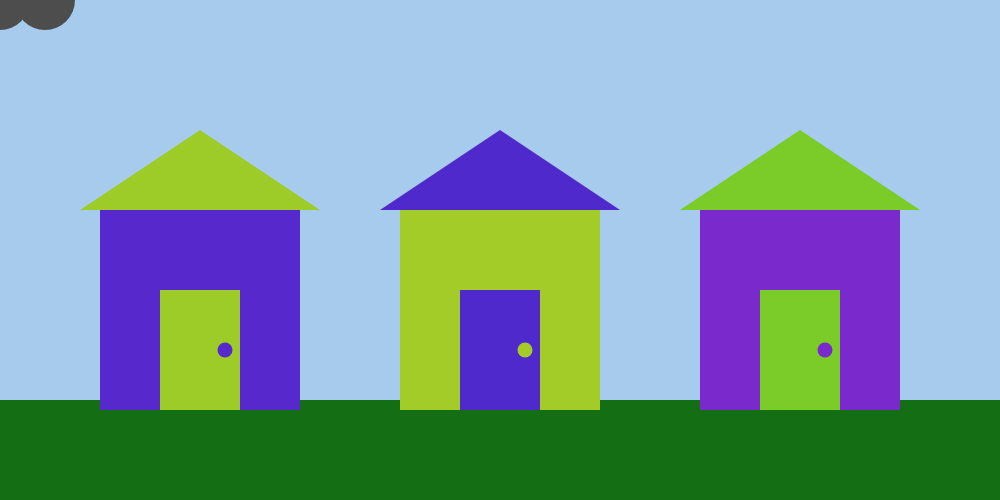
Frame 1 (no input)
Frame 60 (no input): identical to frame 1, image omitted
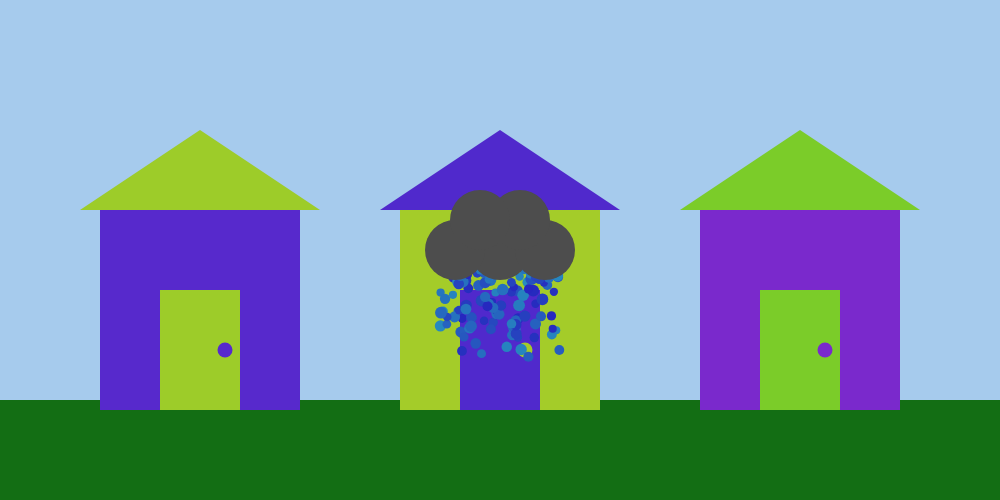
Frame 120 (the mouse pressed at the canvas centre since frame 60)

The p5.js sketch that drew these frames (run headless with seeded random() and noise() and a simulated clock; from frame 60 on, the mouse is pressed at the canvas centre):

// p5.js sketch
// ── sketch.js
let houses = [];
let rain = [];
let cloud;
let gravity = 0.05;

function setup() {
    createCanvas(1000,500);
    colorMode(HSB);
    noStroke();

    for (let i = 100; i <= 700; i=i+300) {
        houses.push(new House(i, 200));
    }
    cloud = new Cloud()
}

function draw() {
    if (mouseIsPressed) {
        mousePressed();
    }
    background(209,30,93);

    fill(121,83,43)
    rect(0, 400, 1000, 100);
    houses.forEach(element => element.update());
    rain.forEach(element => element.update());
    cloud.update();

    for (let i = 0; i < rain.length; i++) {
        if (rain[i].position.y > height) {
            rain.splice(i,1);
        }
    }
}

function mousePressed() {
    for(let i = 0; i < 3; i++) {
        rain.push(new Raindrop(random(mouseX-60, mouseX+60), random(mouseY-20, mouseY+20)));
    }
    return false;
}

class House {
    constructor(x, y) {
        this.position = createVector(x,y);
        this.hue = random(360)
    }

    update() {
        fill(this.hue, 80, 80);
        rect(this.position.x, this.position.y+10, 200, 200);
        fill((this.hue+180)%360, 80, 80);
        triangle(this.position.x-20, this.position.y+10, this.position.x+220,this.position.y+10, this.position.x+100, this.position.y-70);
        fill((this.hue+180)%360, 80, 80);
        rect(this.position.x+60,this.position.y+90, 80, 120);
        fill(this.hue, 80, 80);
        circle(this.position.x+125, this.position.y+150, 15)
        
    }
}

class Cloud {
    update() {
        fill(0,0,30);
        circle(mouseX, mouseY, 60);
        circle(mouseX+45, mouseY, 60);
        circle(mouseX-45, mouseY, 60);
        circle(mouseX+20, mouseY-30, 60);
        circle(mouseX-20, mouseY-30, 60);
    }
}

class Raindrop {
    constructor(x,y) {
        this.hue = random(200,240);
        this.diameter = random(8,12);
        this.position = createVector(x, y);
        this.velocity = createVector(0,0);
    }
    update() {
        this.velocity.y += gravity;

        this.position.add(this.velocity);

        

        fill(this.hue, 80, 75);
        circle(this.position.x, this.position.y, this.diameter);
    }
}
